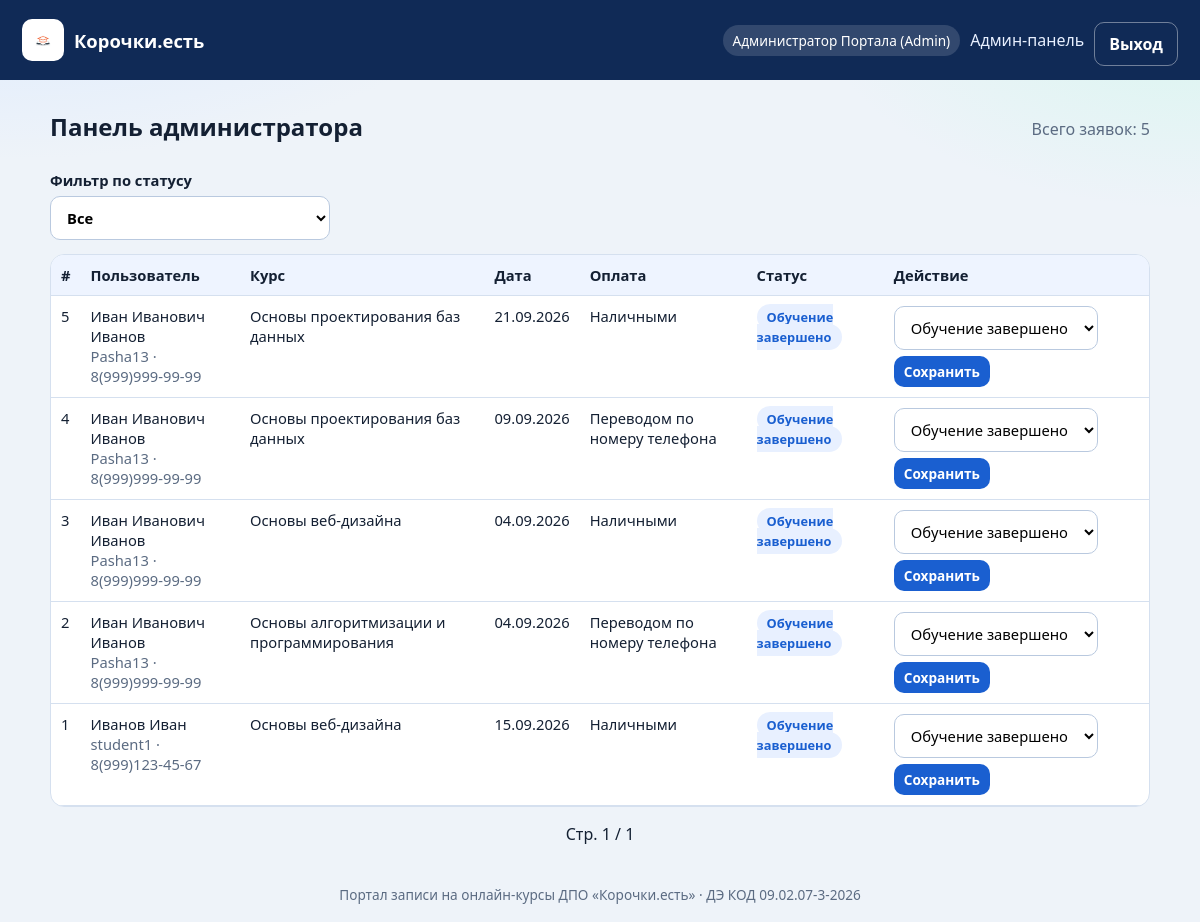
The page /admin (signed in) on the database its author committed.
### tables this page shows
CREATE TABLE applications (
            id             INTEGER PRIMARY KEY AUTOINCREMENT,
            user_id        INTEGER NOT NULL,
            course_name    TEXT    NOT NULL,
            start_date     TEXT    NOT NULL,
            payment_method TEXT    NOT NULL
                               CHECK (payment_method IN ('cash', 'phone_transfer')),
            status         TEXT    NOT NULL DEFAULT 'Новая'
                               CHECK (status IN ('Новая', 'Идет обучение', 'Обучение завершено')),
            review_text    TEXT,
            created_at     TEXT    NOT NULL DEFAULT (datetime('now','localtime')),
            FOREIGN KEY (user_id) REFERENCES users(id) ON DELETE CASCADE
        );

CREATE TABLE users (
            id            INTEGER PRIMARY KEY AUTOINCREMENT,
            login         TEXT    NOT NULL UNIQUE,
            password_hash TEXT    NOT NULL,
            full_name     TEXT    NOT NULL,
            phone         TEXT    NOT NULL,
            email         TEXT    NOT NULL,
            role          TEXT    NOT NULL DEFAULT 'user'
                              CHECK (role IN ('user', 'admin'))
        );

### app.py (the view)
@app.route("/admin")
@admin_required
def admin_panel():
    status_filter = (request.args.get("status") or "").strip()
    page = max(1, int(request.args.get("page") or 1))
    per_page = 5
    db = get_db()
    where = ""
    params: list = []
    if status_filter in STATUSES:
        where = "WHERE a.status = ?"
        params.append(status_filter)
    total = db.execute(
        f"SELECT COUNT(*) AS c FROM applications a {where}", params
    ).fetchone()["c"]
    pages = max(1, (total + per_page - 1) // per_page)
    page = min(page, pages)
    offset = (page - 1) * per_page
    rows = db.execute(
        f"""
        SELECT a.*, u.full_name, u.login, u.phone, u.email
        FROM applications a
        JOIN users u ON u.id = a.user_id
        {where}
        ORDER BY a.id DESC
        LIMIT ? OFFSET ?
        """,
        [*params, per_page, offset],
    ).fetchall()
    return render_template(
        "admin.html",
        applications=rows,
        statuses=STATUSES,
        status_filter=status_filter,
        page=page,
        pages=pages,
        total=total,
    )

### app.py (called while the page is built)
def get_db() -> sqlite3.Connection:
    if "db" not in g:
        g.db = sqlite3.connect(DB_PATH)
        g.db.row_factory = sqlite3.Row
        g.db.execute("PRAGMA foreign_keys = ON")
    return g.db

def admin_required(view):
    @wraps(view)
    def wrapped(*args, **kwargs):
        if "user_id" not in session:
            flash("Сначала войдите в систему.", "error")
            return redirect(url_for("login"))
        if session.get("role") != "admin":
            flash("Доступ только для администратора.", "error")
            return redirect(url_for("my_applications"))
        return view(*args, **kwargs)
    return wrapped

def format_date_dmy(iso: str) -> str:
    try:
        return datetime.strptime(iso[:10], "%Y-%m-%d").strftime("%d.%m.%Y")
    except ValueError:
        return iso

@app.context_processor
def inject_globals():
    return {
        "current_login": session.get("login"),
        "current_role": session.get("role"),
        "current_name": session.get("full_name"),
    }

### templates/admin.html (shortened to what this page needs)
{% extends "base.html" %}
{% block content %}
<section>
  <div class="page-head">
    <h1>Панель администратора</h1>
    <p class="muted">Всего заявок: {{ total }}</p>
  </div>
  <form class="filters" method="get">
    <label>Фильтр по статусу
      <select name="status" onchange="this.form.submit()">
        <option value="">Все</option>
      </select>
    </label>
  </form>
  {% if not applications %}
    <div class="empty">Заявок нет.</div>
  {% else %}
    <div class="table-wrap">
      <table class="data-table">
        <thead>
          <tr>
            <th>#</th>
            <th>Пользователь</th>
            <th>Курс</th>
            <th>Дата</th>
            <th>Оплата</th>
            <th>Статус</th>
            <th>Действие</th>
          </tr>
        </thead>
        <tbody>
          {% for a in applications %}
            <tr>
              <td>{{ a.id }}</td>
              <td>
                {{ a.full_name }}<br />
                <span class="muted">{{ a.login }} · {{ a.phone }}</span>
              </td>
              <td>{{ a.course_name }}</td>
              <td>{{ a.start_date|dmy }}</td>
              <td>{{ a.payment_method|pay }}</td>
              <td><span class="pill">{{ a.status }}</span></td>
              <td>
                <form method="post" action="{{ url_for('update_status', app_id=a.id) }}" class="inline-form">
                  <select name="status">
                    {% for s in statuses %}
                      <option value="{{ s }}" {% if a.status == s %}selected{% endif %}>{{ s }}</option>
                    {% endfor %}
                  </select>
                  <button class="btn btn-sm" type="submit">Сохранить</button>
                </form>
              </td>
            </tr>
          {% endfor %}
        </tbody>
      </table>
    </div>
    <div class="pagination">
      <span>Стр. {{ page }} / {{ pages }}</span>
    </div>
  {% endif %}
</section>
{% endblock %}

### templates/base.html (shortened to what this page needs)
<!DOCTYPE html>
<html lang="ru">
<head>
  <link rel="stylesheet" href="{{ url_for('static', filename='css/style.css') }}" />
</head>
<body>
  <header class="site-header">
    <a class="brand" href="{{ url_for('index') }}">
      <img src="{{ url_for('static', filename='media/image01.jpg') }}" alt="Логотип" />
      <span>Корочки.есть</span>
    </a>
    <nav>
      {% if current_login %}
        <span class="user-chip">{{ current_name }} ({{ current_login }})</span>
        {% if current_role == 'admin' %}
          <a href="{{ url_for('admin_panel') }}">Админ-панель</a>
        {% else %}
          <a href="{{ url_for('my_applications') }}">Мои заявки</a>
          <a href="{{ url_for('new_application') }}">Новая заявка</a>
        {% endif %}
        <a class="btn-ghost" href="{{ url_for('logout') }}">Выход</a>
      {% else %}
        <a href="{{ url_for('login') }}">Вход</a>
        <a href="{{ url_for('register') }}">Регистрация</a>
      {% endif %}
    </nav>
  </header>
  <main class="container">
    {% block content %}{% endblock %}
  </main>
  <footer class="site-footer">
    Портал записи на онлайн-курсы ДПО «Корочки.есть» · ДЭ КОД 09.02.07-3-2026
  </footer>
</body>
</html>

### static/css/style.css (style rules this page uses)
:root { --bg: #eef3f9; --card: #ffffff; --ink: #142033; --muted: #5b6b82; --line: #d5e0ef; --accent: #1a5fd0; --accent-2: #0f9d8a; --danger: #b42318; --ok: #157a3a; --shadow: 0 12px 28px rgba(20, 32, 51, 0.08); --radius: 16px; --font: "Segoe UI", Candara, "Trebuchet MS", sans-serif; }
* { box-sizing: border-box; }
html, body { margin: 0; padding: 0; }
body { font-family: var(--font); color: var(--ink); background: radial-gradient(900px 420px at 0% -10%, #d7e8ff, transparent 60%), radial-gradient(700px 380px at 100% 0%, #d8f6ef, transparent 55%), var(--bg); min-height: 100vh; display: flex; flex-direction: column; }
a { color: var(--accent); text-decoration: none; }
.site-header { display: flex; justify-content: space-between; align-items: center; gap: 16px; padding: 14px 22px; background: #102a56; color: #fff; }
.brand { display: flex; align-items: center; gap: 10px; color: #fff; font-weight: 700; font-size: 1.15rem; text-decoration: none; }
.brand img { width: 42px; height: 42px; object-fit: contain; background: #fff; border-radius: 10px; padding: 4px; }
.site-header nav { display: flex; flex-wrap: wrap; gap: 10px; align-items: center; }
.site-header nav a { color: #e8f0ff; }
.user-chip { background: rgba(255,255,255,.14); padding: 6px 10px; border-radius: 999px; font-size: .85rem; }
.container { width: min(1100px, calc(100% - 28px)); margin: 22px auto; flex: 1; }
.site-footer { text-align: center; color: var(--muted); font-size: .85rem; padding: 18px; }
.auth-card h1, .auth-wide h1, .page-head h1 { margin: 0 0 6px; }
.muted { color: var(--muted); }
label { display: block; margin: 12px 0; font-weight: 600; font-size: .92rem; }
input, select, textarea { display: block; width: 100%; margin-top: 6px; padding: 10px 12px; border: 1px solid #b9c9df; border-radius: 10px; font: inherit; background: #fff; }
.btn, .btn-ghost, .btn-secondary, .btn-sm { display: inline-block; border: 0; border-radius: 10px; padding: 10px 14px; font: inherit; font-weight: 700; cursor: pointer; text-decoration: none; margin-top: 8px; }
.btn { background: var(--accent); color: #fff; }
.btn-ghost { background: transparent; color: var(--accent); border: 1px solid var(--accent); }
.btn-sm { padding: 6px 10px; font-size: .85rem; margin-top: 0; }
.site-header .btn-ghost { color: #fff; border-color: rgba(255,255,255,.4); }
.page-head { display: flex; justify-content: space-between; align-items: center; gap: 12px; margin-bottom: 14px; flex-wrap: wrap; }
.pill { background: #e8f0ff; color: #1a5fd0; padding: 4px 10px; border-radius: 999px; font-size: .8rem; font-weight: 700; }
.filters { margin-bottom: 14px; max-width: 280px; }
.table-wrap { overflow-x: auto; background: #fff; border-radius: 14px; border: 1px solid var(--line); }
.data-table { width: 100%; border-collapse: collapse; font-size: .92rem; }
.data-table th, .data-table td { border-bottom: 1px solid var(--line); padding: 10px; text-align: left; vertical-align: top; }
.data-table th { background: #eef4ff; }
.inline-form { display: flex; gap: 6px; align-items: center; flex-wrap: wrap; }
.inline-form select { width: auto; margin: 0; }
.pagination { display: flex; gap: 14px; align-items: center; justify-content: center; margin-top: 16px; }

### rows shown on the page
applications: id "5", full_name "Иван Иванович Иванов", login "Pasha13", phone "8(999)999-99-99", course_name "Основы проектирования баз данных", start_date|dmy "21.09.2026", payment_method|pay "Наличными", status "Обучение завершено"
applications: id "4", full_name "Иван Иванович Иванов", login "Pasha13", phone "8(999)999-99-99", course_name "Основы проектирования баз данных", start_date|dmy "09.09.2026", payment_method|pay "Переводом по номеру телефона", status "Обучение завершено"
applications: id "3", full_name "Иван Иванович Иванов", login "Pasha13", phone "8(999)999-99-99", course_name "Основы веб-дизайна", start_date|dmy "04.09.2026", payment_method|pay "Наличными", status "Обучение завершено"
applications: id "2", full_name "Иван Иванович Иванов", login "Pasha13", phone "8(999)999-99-99", course_name "Основы алгоритмизации и программирования", start_date|dmy "04.09.2026", payment_method|pay "Переводом по номеру телефона", status "Обучение завершено"
applications: id "1", full_name "Иванов Иван", login "student1", phone "8(999)123-45-67", course_name "Основы веб-дизайна", start_date|dmy "15.09.2026", payment_method|pay "Наличными", status "Обучение завершено"

### other values the page prints
{{ current_name }} "Администратор Портала"
{{ current_login }} "Admin"
{{ total }} "5"
{{ page }} "1"
{{ pages }} "1"
